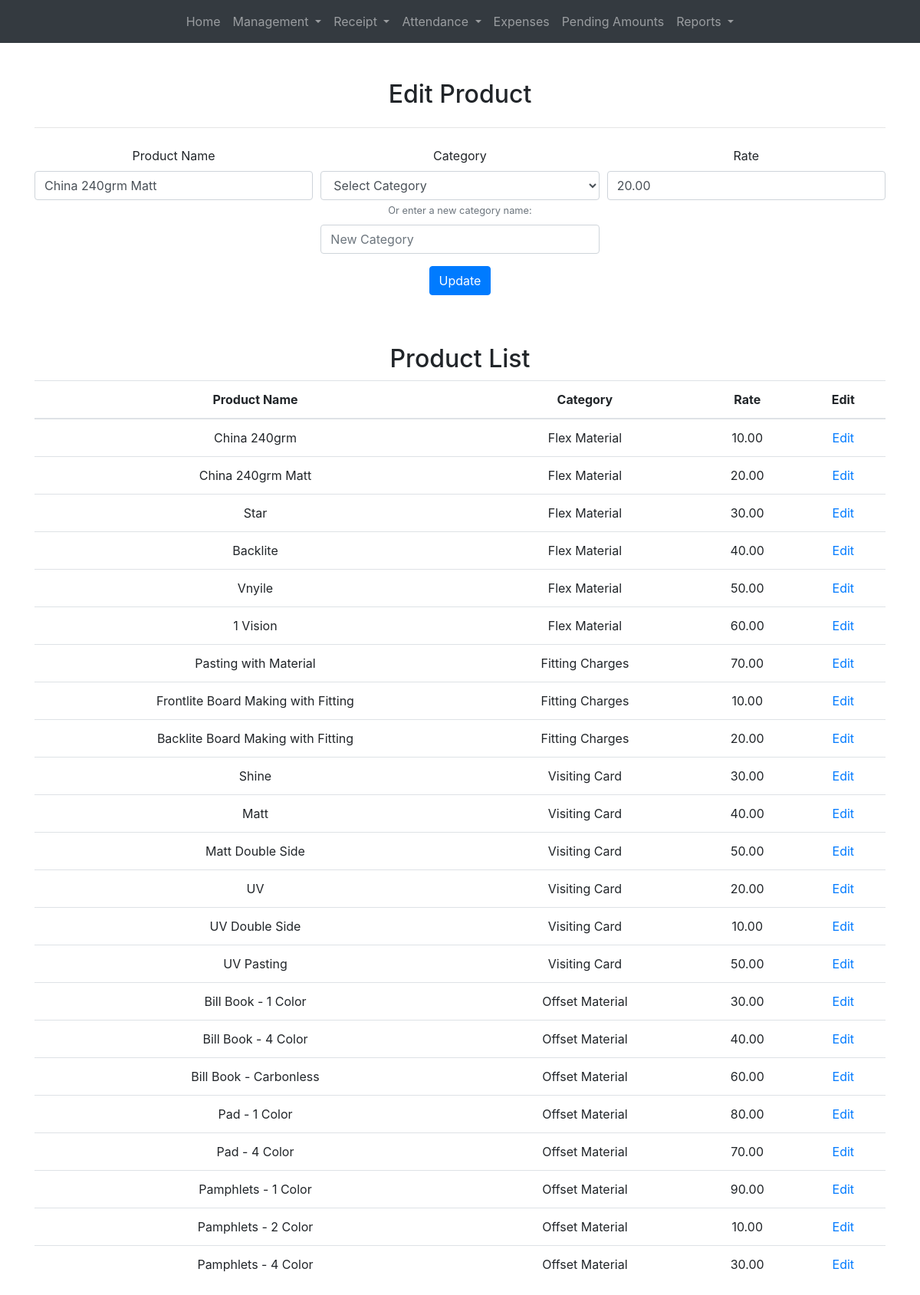
Page /prod.php?id=2 on the committed database.
### tables this page shows
CREATE TABLE IF NOT EXISTS product (
    id INT AUTO_INCREMENT PRIMARY KEY,
    name VARCHAR(255) NOT NULL,
    category VARCHAR(255) NOT NULL,
    rate DECIMAL(10, 2)
);

### prod.php (the view, shortened to what this page needs)
<?php include 'includes/header.php'; ?>
<?php
$product = null;
if (isset($_GET['id'])) {
    $productId = $_GET['id'];
    include 'includes/db_connection.php';
    $sql = "SELECT * FROM product WHERE id = ?";
    if ($stmt = $conn->prepare($sql)) {
        $stmt->bind_param("i", $productId);
        $stmt->execute();
        $result = $stmt->get_result();
        $product = $result->fetch_assoc();
    } else {
    }
}
?>
<!DOCTYPE html>
<html lang="en">
<head>
    <link rel="stylesheet" href="https://stackpath.bootstrapcdn.com/bootstrap/4.5.2/css/bootstrap.min.css">
</head>
<body>
    <br>
    <div class="container mt-4 text-center">
        <h2><?php echo isset($product) ? 'Edit Product' : 'Add Product'; ?></h2>
        <hr class="my-4">
        <form action="<?php echo isset($product) ? 'includes/update_product.php' : 'includes/create_product.php'; ?>" method="post">
            <div class="form-row">
                <div class="col-md-4 mb-3">
                    <label for="name">Product Name</label>
                    <input type="text" class="form-control" id="name" name="name" value="<?php echo isset($product) ? $product['name'] : ''; ?>" required>
                </div>
                <div class="col-md-4 mb-3">
                    <label for="category">Category</label>
                    <select class="form-control" id="category" name="category">
                        <option value="" disabled selected>Select Category</option>
                    </select>
                    <small class="text-muted">Or enter a new category name:</small>
                    <input type="text" class="form-control mt-2" id="new_category" name="new_category" value="" placeholder="New Category">
                </div>
                <div class="col-md-4 mb-3">
                    <label for="rate">Rate</label>
                    <input type="number" step="0.01" class="form-control" id="rate" name="rate" value="<?php echo isset($product) ? $product['rate'] : ''; ?>" required>
                </div>
            </div>
            <div class="form-group text-center">
                <button type="submit" class="btn btn-primary"><?php echo isset($product) ? 'Update' : 'Create'; ?></button>
            </div>
        </form>
    </div><br>
<div class="container mt-4 text-center">
    <h2>Product List</h2>
    <table class="table">
        <thead>
            <tr>
                <th>Product Name</th>
                <th>Category</th>
                <th>Rate</th>
                <th>Edit</th>
            </tr>
        </thead>
        <tbody>
            <?php
            include 'includes/db_connection.php';
            $sql = "SELECT * FROM product";
            $result = $conn->query($sql);
            if ($result->num_rows > 0) {
                while ($row = $result->fetch_assoc()) {
                    echo '<tr>';
                    echo '<td>' . $row['name'] . '</td>';
                    echo '<td>' . $row['category'] . '</td>';
                    echo '<td>' . $row['rate'] . '</td>';
                    echo '<td><a href="prod.php?id=' . $row['id'] . '">Edit</a></td>';
                    echo '</tr>';
                }
            } else {
                echo '<tr><td colspan="5">No products found</td></tr>';
            }
            ?>
        </tbody>
    </table>
</div>
</body>
</html>
<?php include 'includes/footer.php'; ?>

### rows in the picture
product: name "China 240grm Matt", rate "20.00", category "Flex Material"
product: name "China 240grm", category "Flex Material", rate "10.00"
product: name "Star", category "Flex Material", rate "30.00"
product: name "Backlite", category "Flex Material", rate "40.00"
product: name "Vnyile", category "Flex Material", rate "50.00"
product: name "1 Vision", category "Flex Material", rate "60.00"
product: name "Pasting with Material", category "Fitting Charges", rate "70.00"
product: name "Frontlite Board Making with Fitting", category "Fitting Charges", rate "10.00"
product: name "Backlite Board Making with Fitting", category "Fitting Charges", rate "20.00"
product: name "Shine", category "Visiting Card", rate "30.00"
product: name "Matt", category "Visiting Card", rate "40.00"
product: name "Matt Double Side", category "Visiting Card", rate "50.00"
product: name "UV", category "Visiting Card", rate "20.00"
product: name "UV Double Side", category "Visiting Card", rate "10.00"
product: name "UV Pasting", category "Visiting Card", rate "50.00"
product: name "Bill Book - 1 Color", category "Offset Material", rate "30.00"
product: name "Bill Book - 4 Color", category "Offset Material", rate "40.00"
product: name "Bill Book - Carbonless", category "Offset Material", rate "60.00"
product: name "Pad - 1 Color", category "Offset Material", rate "80.00"
product: name "Pad - 4 Color", category "Offset Material", rate "70.00"
product: name "Pamphlets - 1 Color", category "Offset Material", rate "90.00"
product: name "Pamphlets - 2 Color", category "Offset Material", rate "10.00"
product: name "Pamphlets - 4 Color", category "Offset Material", rate "30.00"
